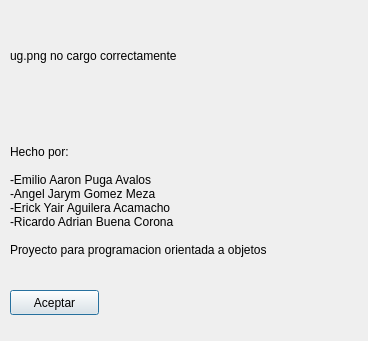
<?xml version="1.0" encoding="UTF-8"?>
<ui version="4.0">
 <class>acercaDe</class>
 <widget class="QDialog" name="acercaDe">
  <property name="geometry">
   <rect>
    <x>0</x>
    <y>0</y>
    <width>368</width>
    <height>341</height>
   </rect>
  </property>
  <property name="windowTitle">
   <string>Acerca de</string>
  </property>
  <widget class="QLabel" name="descripcion">
   <property name="geometry">
    <rect>
     <x>10</x>
     <y>120</y>
     <width>341</width>
     <height>161</height>
    </rect>
   </property>
   <property name="text">
    <string>Hecho por:

-Emilio Aaron Puga Avalos
-Angel Jarym Gomez Meza
-Erick Yair Aguilera Acamacho
-Ricardo Adrian Buena Corona

Proyecto para programacion orientada a objetos</string>
   </property>
  </widget>
  <widget class="QLabel" name="logoUg">
   <property name="geometry">
    <rect>
     <x>10</x>
     <y>10</y>
     <width>341</width>
     <height>91</height>
    </rect>
   </property>
   <property name="text">
    <string>ug.png no cargo correctamente</string>
   </property>
  </widget>
  <widget class="QPushButton" name="aceptar">
   <property name="geometry">
    <rect>
     <x>10</x>
     <y>290</y>
     <width>89</width>
     <height>25</height>
    </rect>
   </property>
   <property name="text">
    <string>Aceptar</string>
   </property>
  </widget>
 </widget>
 <resources/>
 <connections/>
</ui>
